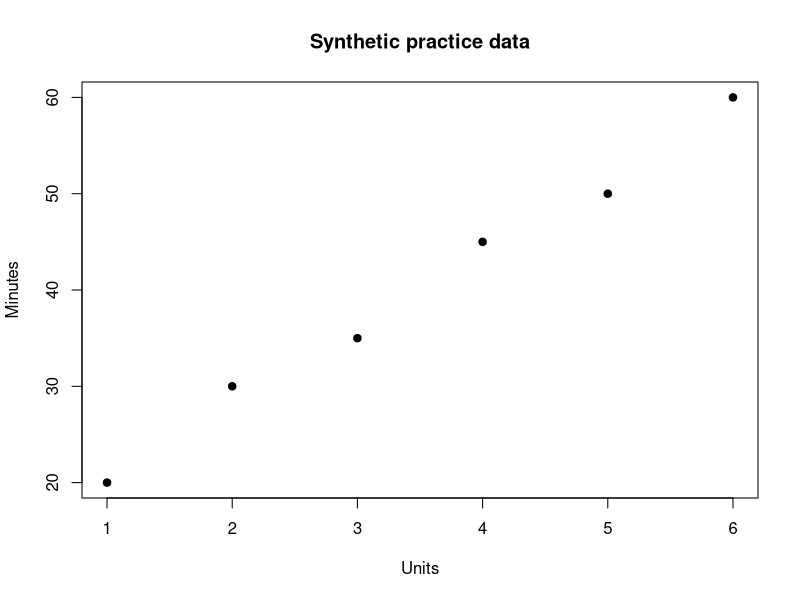

Write the R code that produced this figure.
## ---- chunk 1
R.version.string
## ---- chunk 2
2 + 3
10 / 4
sqrt(16)
## ---- chunk 3
units <- 3
minutes_per_unit <- 5
total_minutes <- units * minutes_per_unit
total_minutes
print(total_minutes)
## ---- chunk 4
score <- 80
student_name <- "Kim"
passed <- score >= 60
class(score)
class(student_name)
class(passed)
as.numeric("80") + 5
## ---- chunk 5
score == 80
score > 80
measurements <- c(10, NA, 30)
mean(measurements)
is.na(measurements)
mean(measurements, na.rm = TRUE)
## ---- chunk 6
mixed <- c(10, "20", 30)
class(mixed)
mixed
## ---- chunk 7
minutes <- c(20, 30, 35, 45, 50, 60)
length(minutes)
minutes[1]
minutes[c(1, 3)]
minutes[2:4]
mean(minutes)
sum(minutes)
## ---- chunk 8
minutes >= 40
minutes[minutes >= 40]
minutes + 5
minutes
## ---- chunk 9
demo <- data.frame(
  units = 1:6,
  minutes = c(20, 30, 35, 45, 50, 60)
)
demo
nrow(demo)
ncol(demo)
names(demo)
str(demo)
## ---- chunk 10
demo$minutes
demo[1, 2]
demo[demo$minutes >= 40, ]
mean(demo$minutes)
summary(demo)
## ---- chunk 11
plot(demo$units, demo$minutes,
     xlab = "Units", ylab = "Minutes",
     main = "Synthetic practice data", pch = 19)
